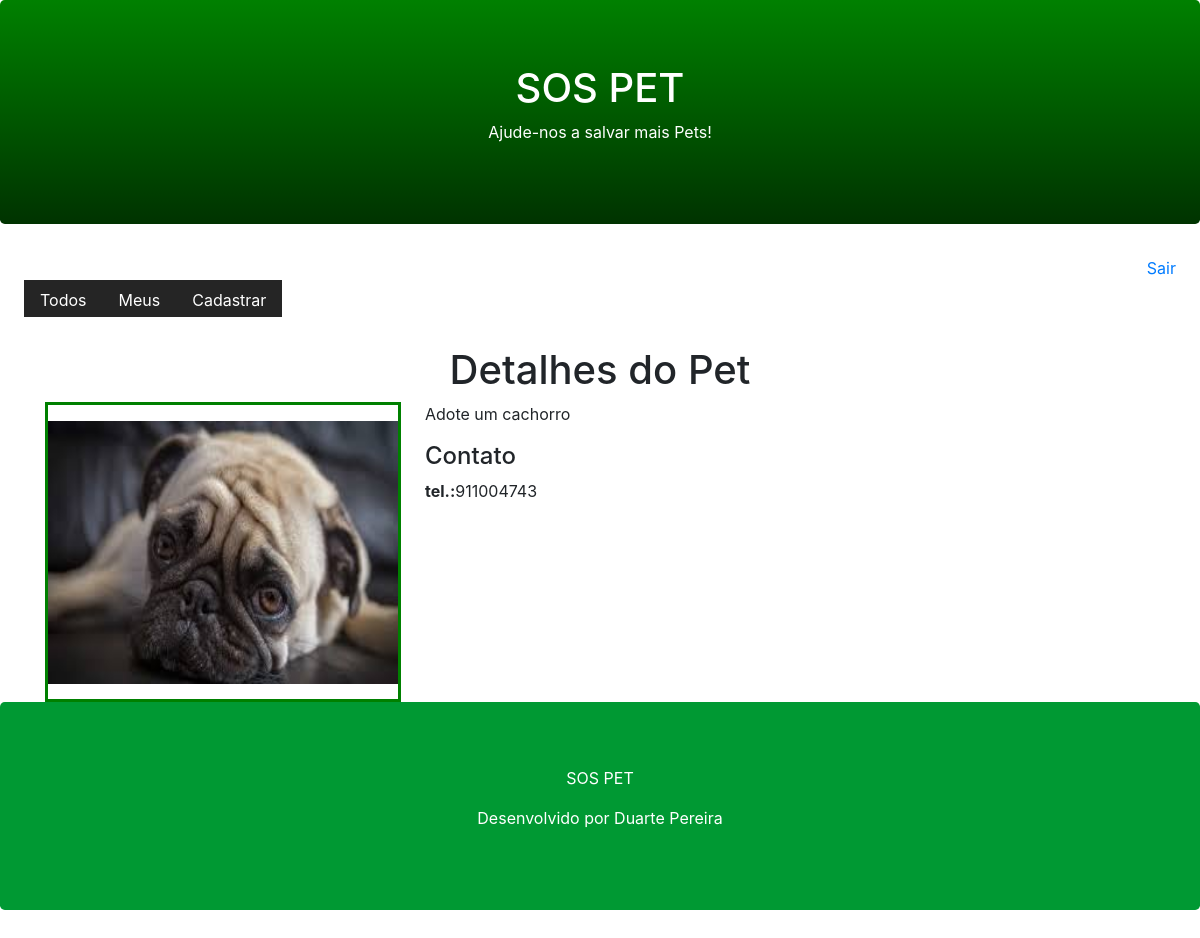
Page /pet/detail/1/ on the committed database.
### core/models.py (models this page shows, shortened)
class Pet(models.Model):
    city = models.CharField(max_length=100)
    description = models.TextField()
    phone = models.CharField(max_length=11)
    email = models.EmailField()
    begin_date = models.DateTimeField(auto_now_add=True)
    photo = models.ImageField(upload_to='pet')
    active =models.BooleanField(default=True)
    user = models.ForeignKey(User, on_delete = models.CASCADE)

### core/views.py (the view)
# urls.py: path('pet/detail/<id>/', views.pet_detail),
def pet_detail(request, id):
    pet = Pet.objects.get(active=True, id=id)
    return render(request, 'pet.html', {'pet':pet})

### templates/Pet.html
{% extends "model-page.html" %}
{% block content %}
<div class="container">
<h1 class="text-center">Detalhes do Pet</h1>
    <div class="row">
        <div class="col-sm-4">
            <div style="border-color: green; border-style: solid; width: 356px; height: 300px;">
                <img src="{{ pet.photo.url }}" width="350" height="263" style="margin-top: 16px">
            </div>
        </div>
        <div class="col-sm-8">
            <p>{{ pet.description }}</p>
            <h4>Contato</h4>
            <p><b>tel.:</b>{{ pet.phone }}</p>
        </div>
    </div>
</div>
{% endblock %}

### rows in the picture
Pet: photo (picture), description "Adote um cachorro", phone "911004743"
